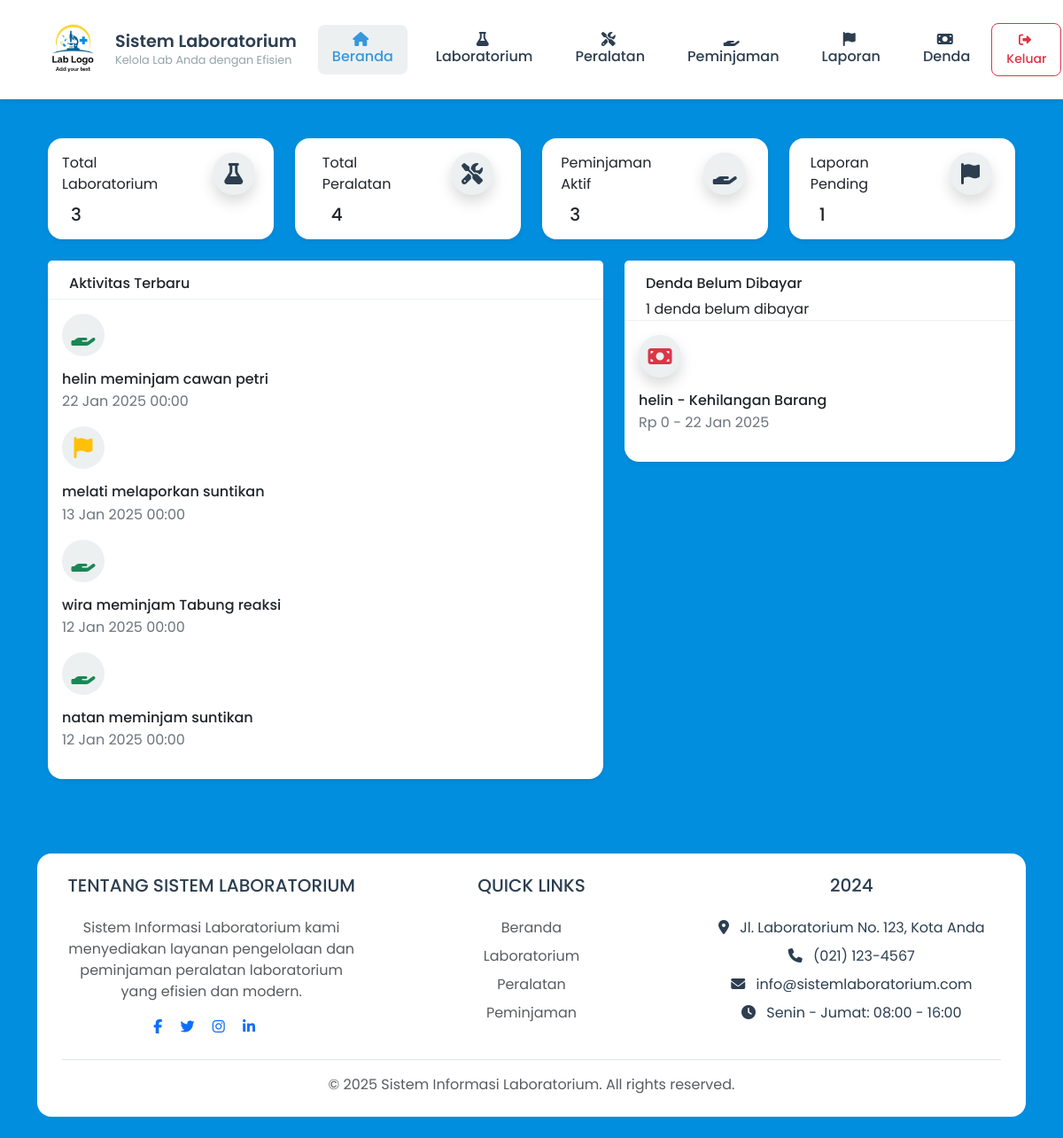
Page /index.php (signed in) on the committed database.
### tables this page shows
CREATE TABLE IF NOT EXISTS `denda` (
  `DendaID` int NOT NULL AUTO_INCREMENT,
  `PeminjamanID` int DEFAULT NULL,
  `JenisDendaID` int DEFAULT NULL,
  `TotalDenda` decimal(10,2) NOT NULL DEFAULT '0.00',
  `TanggalDenda` date NOT NULL,
  `StatusPembayaran` enum('Belum Dibayar','Lunas') NOT NULL DEFAULT 'Belum Dibayar',
  `TanggalPembayaran` date DEFAULT NULL,
  `Keterangan` text,
  `CreatedAt` timestamp NOT NULL DEFAULT CURRENT_TIMESTAMP,
  PRIMARY KEY (`DendaID`),
  KEY `JenisDendaID` (`JenisDendaID`),
  KEY `denda_ibfk_1` (`PeminjamanID`),
  CONSTRAINT `denda_ibfk_1` FOREIGN KEY (`PeminjamanID`) REFERENCES `peminjaman` (`PeminjamanID`) ON DELETE SET NULL ON UPDATE CASCADE,
  CONSTRAINT `denda_ibfk_2` FOREIGN KEY (`JenisDendaID`) REFERENCES `jenisdenda` (`DendaID`) ON DELETE SET NULL ON UPDATE CASCADE
);

CREATE TABLE IF NOT EXISTS `peminjaman` (
  `PeminjamanID` int NOT NULL AUTO_INCREMENT,
  `PeralatanID` int DEFAULT NULL,
  `NamaPeminjam` varchar(100) NOT NULL,
  `JabatanPeminjam` enum('Mahasiswa','Dosen','Staff Lab','Satpam') NOT NULL,
  `TanggalPinjam` date NOT NULL,
  `TanggalKembali` date DEFAULT NULL,
  `Status` enum('Dipinjam','Dikembalikan','Terlambat') DEFAULT 'Dipinjam',
  `Catatan` text,
  `CreatedAt` timestamp NOT NULL DEFAULT CURRENT_TIMESTAMP,
  PRIMARY KEY (`PeminjamanID`),
  KEY `PeralatanID` (`PeralatanID`),
  CONSTRAINT `peminjaman_ibfk_1` FOREIGN KEY (`PeralatanID`) REFERENCES `peralatan` (`PeralatanID`) ON DELETE SET NULL ON UPDATE CASCADE
);

CREATE TABLE IF NOT EXISTS `jenisdenda` (
  `DendaID` int NOT NULL AUTO_INCREMENT,
  `NamaDenda` varchar(100) NOT NULL,
  `BiayaDenda` decimal(10,2) NOT NULL,
  `Keterangan` text,
  `CreatedAt` timestamp NOT NULL DEFAULT CURRENT_TIMESTAMP,
  PRIMARY KEY (`DendaID`)
);

### index.php (the view)
<?php
require_once 'config/database.php';
include 'includes/header.php';
$stats = [
    'total_lab' => $pdo->query("SELECT COUNT(*) FROM Laboratorium")->fetchColumn(),
    'total_alat' => $pdo->query("SELECT COUNT(*) FROM Peralatan")->fetchColumn(),
    'peminjaman_aktif' => $pdo->query("SELECT COUNT(*) FROM Peminjaman WHERE Status = 'Dipinjam'")->fetchColumn(),
    'laporan_pending' => $pdo->query("SELECT COUNT(*) FROM Laporan WHERE Status = 'Pending'")->fetchColumn(),
    'denda_belum_bayar' => $pdo->query("SELECT COUNT(*) FROM Denda WHERE StatusPembayaran = 'Belum Dibayar'")->fetchColumn()
];
$activities = $pdo->query("
    (SELECT 'peminjaman' as type, p.PeminjamanID as id, p.NamaPeminjam as user, pr.NamaPeralatan as item, p.TanggalPinjam as date
     FROM Peminjaman p
     JOIN Peralatan pr ON p.PeralatanID = pr.PeralatanID
     ORDER BY p.TanggalPinjam DESC LIMIT 5)
    UNION ALL
    (SELECT 'laporan' as type, l.LaporanID as id, l.NamaPelapor as user, pr.NamaPeralatan as item, l.TanggalLaporan as date
     FROM Laporan l
     JOIN Peralatan pr ON l.PeralatanID = pr.PeralatanID
     ORDER BY l.TanggalLaporan DESC LIMIT 5)
    ORDER BY date DESC LIMIT 10")->fetchAll();
?>
    <div class="container-fluid py-4">
        <div class="row">
            <div class="col-xl-3 col-sm-6 mb-xl-0 mb-4">
                <div class="card" style="display: flex; align-items: center;">
                    <div class="card-body p-3">
                        <div class="row">
                            <div class="col-8">
                                <div class="numbers">
                                    <p class="text-sm mb-0 text-capitalize font-weight-bold">Total Laboratorium</p>
                                    <h5 class="font-weight-bolder mb-0" style="display: flex;justify-content: flex-start; margin: 10px;"><?= $stats['total_lab'] ?></h5>
                                </div>
                            </div>
                            <div class="col-4 text-end">
                                <div class="icon icon-shape bg-gradient-primary shadow text-center border-radius-md">
                                    <i class="fas fa-flask text-lg opacity-10" aria-hidden="true"></i>
                                </div>
                            </div>
                        </div>
                    </div>
                </div>
            </div>
            <div class="col-xl-3 col-sm-6 mb-xl-0 mb-4">
                <div class="card" style="display: flex; align-items: center;">
                    <div class="card-body p-3">
                        <div class="row">
                            <div class="col-8">
                                <div class="numbers">
                                    <p class="text-sm mb-0 text-capitalize font-weight-bold">Total Peralatan</p>
                                    <h5 class="font-weight-bolder mb-0" style="display: flex;justify-content: flex-start; margin: 10px;"><?= $stats['total_alat'] ?></h5>
                                </div>
                            </div>
                            <div class="col-4 text-end">
                                <div class="icon icon-shape bg-gradient-info shadow text-center border-radius-md">
                                    <i class="fas fa-tools text-lg opacity-10" aria-hidden="true"></i>
                                </div>
                            </div>
                        </div>
                    </div>
                </div>
            </div>
            <div class="col-xl-3 col-sm-6 mb-xl-0 mb-4">
                <div class="card" style="display: flex; align-items: center;">
                    <div class="card-body p-3">
                        <div class="row">
                            <div class="col-8">
                                <div class="numbers">
                                    <p class="text-sm mb-0 text-capitalize font-weight-bold">Peminjaman Aktif</p>
                                    <h5 class="font-weight-bolder mb-0 " style="display: flex;justify-content: flex-start; margin: 10px;"><?= $stats['peminjaman_aktif'] ?></h5>
                                </div>
                            </div>
                            <div class="col-4 text-end">
                                <div class="icon icon-shape bg-gradient-success shadow text-center border-radius-md">
                                    <i class="fas fa-hand-holding text-lg opacity-10" aria-hidden="true"></i>
                                </div>
                            </div>
                        </div>
                    </div>
                </div>
            </div>
            <div class="col-xl-3 col-sm-6">
                <div class="card" style="display: flex; align-items: center;">
                    <div class="card-body p-3">
                        <div class="row">
                            <div class="col-8">
                                <div class="numbers">
                                    <p class="text-sm mb-0 text-capitalize font-weight-bold">Laporan Pending</p>
                                    <h5 class="font-weight-bolder mb-0" style="display: flex;justify-content: flex-start; margin: 10px;"><?= $stats['laporan_pending'] ?></h5>
                                </div>
                            </div>
                            <div class="col-4 text-end">
                                <div class="icon icon-shape bg-gradient-warning shadow text-center border-radius-md">
                                    <i class="fas fa-flag text-lg opacity-10" aria-hidden="true"></i>
                                </div>
                            </div>
                        </div>
                    </div>
                </div>
            </div>
        </div>
        <div class="row mt-4">
            <div class="col-lg-7 mb-lg-0 mb-4">
                <div class="card">
                    <div class="card-header pb-0">
                        <h6>Aktivitas Terbaru</h6>
                    </div>
                    <div class="card-body p-3">
                        <div class="timeline timeline-one-side">
                            <?php foreach ($activities as $activity): ?>
                                <div class="timeline-block mb-3">
                                    <span class="timeline-step">
                                        <i class="fas fa-<?= $activity['type'] == 'peminjaman' ? 'hand-holding' : 'flag' ?> text-<?= $activity['type'] == 'peminjaman' ? 'success' : 'warning' ?>"></i>
                                    </span>
                                    <div class="timeline-content">
                                        <h6 class="text-dark text-sm font-weight-bold mb-0">
                                            <?= htmlspecialchars($activity['user']) ?>
                                            <?= $activity['type'] == 'peminjaman' ? 'meminjam' : 'melaporkan' ?>
                                            <?= htmlspecialchars($activity['item']) ?>
                                        </h6>
                                        <p class="text-secondary font-weight-bold text-xs mt-1 mb-0">
                                            <?= date('d M Y H:i', strtotime($activity['date'])) ?>
                                        </p>
                                    </div>
                                </div>
                            <?php endforeach; ?>
                        </div>
                    </div>
                </div>
            </div>
            <div class="col-lg-5">
                <div class="card">
                    <div class="card-header pb-0">
                        <h6>Denda Belum Dibayar</h6>
                        <p class="text-sm mb-0">
                            <span class="font-weight-bold"><?= $stats['denda_belum_bayar'] ?></span> denda belum dibayar
                        </p>
                    </div>
                    <div class="card-body p-3">
                        <div class="timeline timeline-one-side">
                            <?php
                            $denda_list = $pdo->query("
                                SELECT d.*, j.NamaDenda, p.NamaPeminjam
                                FROM Denda d
                                JOIN JenisDenda j ON d.JenisDendaID = j.DendaID
                                LEFT JOIN Peminjaman p ON d.PeminjamanID = p.PeminjamanID  -- Add this join
                                WHERE d.StatusPembayaran = 'Belum Dibayar'
                                ORDER BY d.TanggalDenda DESC
                                LIMIT 5
                            ")->fetchAll();
                            foreach ($denda_list as $denda):
                            ?>
                                <div class="timeline-block mb-3">
                                    <span class="timeline-step bg-gradient-primary shadow text-center border-radius-md">
                                        <i class="fas fa-money-bill text-danger"></i>
                                    </span>
                                    <div class="timeline-content">
                                        <h6 class="text-dark text-sm font-weight-bold mb-0">
                                            <?= htmlspecialchars($denda['NamaPeminjam']) ?> - <?= htmlspecialchars($denda['NamaDenda']) ?>
                                        </h6>
                                        <p class="text-secondary font-weight-bold text-xs mt-1 mb-0">
                                            Rp <?= number_format($denda['TotalDenda'], 0, ',', '.') ?> -
                                            <?= date('d M Y', strtotime($denda['TanggalDenda'])) ?>
                                        </p>
                                    </div>
                                </div>
                            <?php endforeach; ?>
                        </div>
                    </div>
                </div>
            </div>
        </div>
    </div>
<?php include 'includes/footer.php'; ?>

### assets/css/style.css (style rules this page uses)
:root { --primary: #2c3e50; --secondary: #3498db; --accent: #1abc9c; --warning: #f1c40f; --danger: #e74c3c; --success: #2ecc71; --dark: #2c3e50; --gray: #95a5a6; --light: #ecf0f1; --white: #ffffff; }
body { font-family: 'Poppins', sans-serif; background-color: #018EDE; background-image: url(assets\images\bg.jpg); }
.card { border: none; border-radius: 1rem; box-shadow: 0 0.125rem 0.25rem rgba(0, 0, 0, 0.075); transition: all 0.3s ease; }
.card-header { background-color: var(--white); border-bottom: 1px solid var(--light); padding: 1rem 1.5rem; }
.icon-shape { width: 48px; height: 48px; background-color: var(--light); border-radius: 50%; display: flex; align-items: center; justify-content: center; margin: 0 auto 1rem; color: var(--primary); font-size: 1.5rem; }
.timeline-step { width: 48px; height: 48px; background-color: var(--light); border-radius: 50%; display: inline-flex; align-items: center; justify-content: center; margin: 0 auto 1rem; color: var(--primary); font-size: 1.5rem; }

### rows in the picture
denda: PeminjamanID.NamaPeminjam "helin", JenisDendaID.NamaDenda "Kehilangan Barang", TotalDenda "0", TanggalDenda "22 Jan 2025"

### other values in the picture
$stats['total_lab'] "3"
$stats['total_alat'] "4"
$stats['peminjaman_aktif'] "3"
$stats['laporan_pending'] "1"
$activity['user'] "helin"
$activity['item'] "cawan petri"
date('d M Y H:i', strtotime($activity['date'])) "22 Jan 2025 00:00"
$activity['user'] "melati"
$activity['item'] "suntikan"
date('d M Y H:i', strtotime($activity['date'])) "13 Jan 2025 00:00"
$activity['user'] "wira"
$activity['item'] "Tabung reaksi"
date('d M Y H:i', strtotime($activity['date'])) "12 Jan 2025 00:00"
$activity['user'] "natan"
$stats['denda_belum_bayar'] "1"
